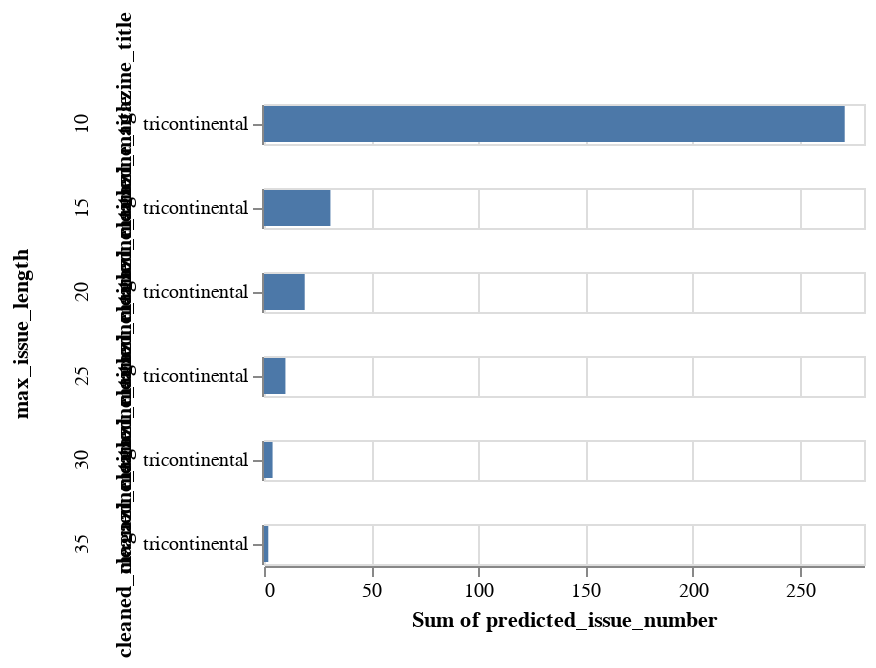

Notebook cell for this chart:
### Markdown cell above
### Visualize predictions

### Code cell
issue_count = predictions.groupby(['cleaned_magazine_title', 'htid', 'max_issue_length']).predicted_issue_number.nunique().reset_index()

alt.Chart(issue_count).mark_bar().encode(
    x=alt.X('sum(predicted_issue_number):Q'),
    y=alt.Y('cleaned_magazine_title:N', sort='-x'),
    row=alt.Row('max_issue_length:N'),
)

### Figure 1 — Vega-Lite specification as saved in the notebook (floating-point values rounded to 4 significant figures)
{"config": {"view": {"continuousWidth": 300, "continuousHeight": 300}}, "data": {"name": "data-08e4092cace2a69d9454c4a21dd0fa90"}, "mark": {"type": "bar"}, "encoding": {"row": {"field": "max_issue_length", "type": "nominal"}, "x": {"aggregate": "sum", "field": "predicted_issue_number", "type": "quantitative"}, "y": {"field": "cleaned_magazine_title", "sort": "-x", "type": "nominal"}}, "$schema": "https://vega.github.io/schema/vega-lite/v5.8.0.json", "datasets": {"data-08e4092cace2a69d9454c4a21dd0fa90": [{"cleaned_magazine_title": "tricontinental", "htid": "uiug.30112070958894", "max_issue_length": 10.0, "predicted_issue_number": 271}, {"cleaned_magazine_title": "tricontinental", "htid": "uiug.30112070958894", "max_issue_length": 15.0, "predicted_issue_number": 31}, {"cleaned_magazine_title": "tricontinental", "htid": "uiug.30112070958894", "max_issue_length": 20.0, "predicted_issue_number": 19}, {"cleaned_magazine_title": "tricontinental", "htid": "uiug.30112070958894", "max_issue_length": 25.0, "predicted_issue_number": 10}, {"cleaned_magazine_title": "tricontinental", "htid": "uiug.30112070958894", "max_issue_length": 30.0, "predicted_issue_number": 4}, {"cleaned_magazine_title": "tricontinental", "htid": "uiug.30112070958894", "max_issue_length": 35.0, "predicted_issue_number": 2}]}}
